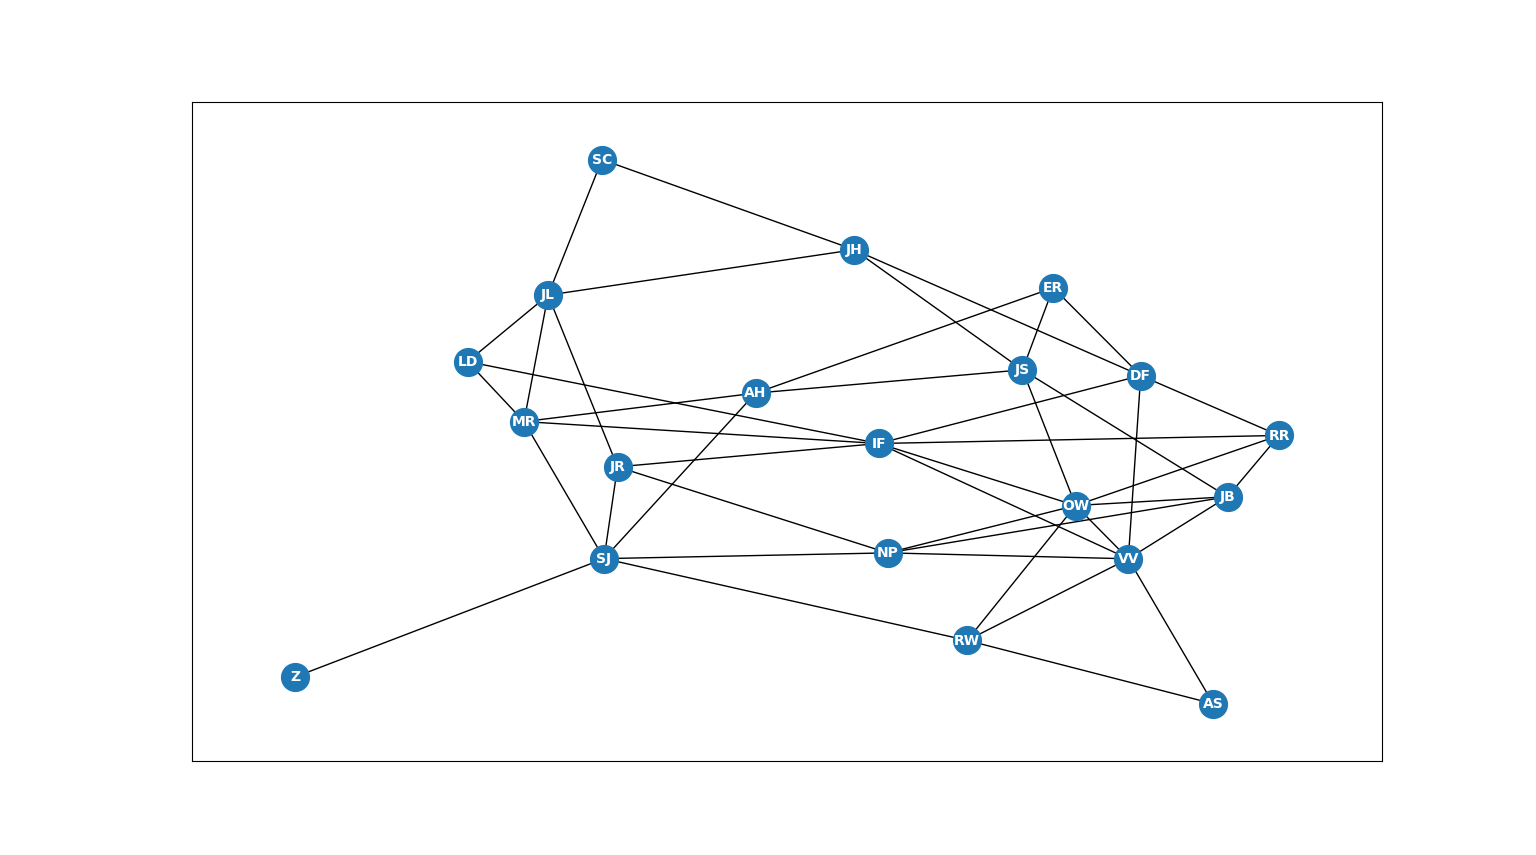

Here is the Python script that generated this plot:
import networkx as nx
import matplotlib.pyplot as plt


graph = nx.Graph()

# size of figure
plt.figure(figsize=(9,9))

# data for graph
graph.add_edge('JB', 'RR')
graph.add_edge('JB', 'OW')
graph.add_edge('JB', 'VV')
graph.add_edge('JB', 'JS')
graph.add_edge('JB', 'NP')
graph.add_edge('AS', 'VV')
graph.add_edge('AS', 'RW')
graph.add_edge('SJ', 'MR')
graph.add_edge('SJ', 'JR')
graph.add_edge('SJ', 'NP')
graph.add_edge('SJ', 'AH')
graph.add_edge('SJ', 'RW')
graph.add_edge('SJ', 'Z')
graph.add_edge('RR', 'OW')
graph.add_edge('RR', 'IF')
graph.add_edge('RR', 'DF')
graph.add_edge('MR', 'IF')
graph.add_edge('MR', 'JL')
graph.add_edge('MR', 'LD')
graph.add_edge('MR', 'AH')
graph.add_edge('OW', 'VV')
graph.add_edge('OW', 'IF')
graph.add_edge('OW', 'JS')
graph.add_edge('OW', 'NP')
graph.add_edge('OW', 'RW')
graph.add_edge('VV', 'IF')
graph.add_edge('VV', 'NP')
graph.add_edge('VV', 'DF')
graph.add_edge('VV', 'RW')
graph.add_edge('IF', 'JR')
graph.add_edge('IF', 'LD')
graph.add_edge('IF', 'DF')
graph.add_edge('JS', 'ER')
graph.add_edge('JS', 'AH')
graph.add_edge('JS', 'JH')
graph.add_edge('ER', 'DF')
graph.add_edge('ER', 'AH')
graph.add_edge('JL', 'JR')
graph.add_edge('JL', 'LD')
graph.add_edge('JL', 'JH')
graph.add_edge('JL', 'SC')
graph.add_edge('JR', 'NP')
graph.add_edge('DF', 'JH')
graph.add_edge('JH', 'SC')




position = nx.spring_layout(graph)

# nodes
nx.draw_networkx_nodes(graph, position, node_size=400)

# edges
nx.draw_networkx_edges(graph, position, width=1)

# node labels
nx.draw_networkx_labels(graph, position, font_size=10, font_family="sans-serif", font_weight="bold", font_color="white")

plt.show()



# Graph
start_node = 'AS'
end_node = 'JL'
path = []

bfs_tree = nx.bfs_tree(graph, start_node)
path_nodes = nx.shortest_path(bfs_tree, source=start_node, target=end_node)

path = []
for i in range(0, len(path_nodes) - 1):
    path.append(path_nodes[i])
    path.append(path_nodes[i+1])

# create a subgraph with shortest path from Adam Sandler and JH
sub = graph.subgraph(path)

# Draw the subgraph using matplotlib
position = nx.spring_layout(graph)
nx.draw(sub, position, with_labels=True)
plt.show()

finalPath = sorted(set(path), key=path.index)
print(finalPath)
print("Smallest Degree: " + str((len(finalPath) - 1)))
